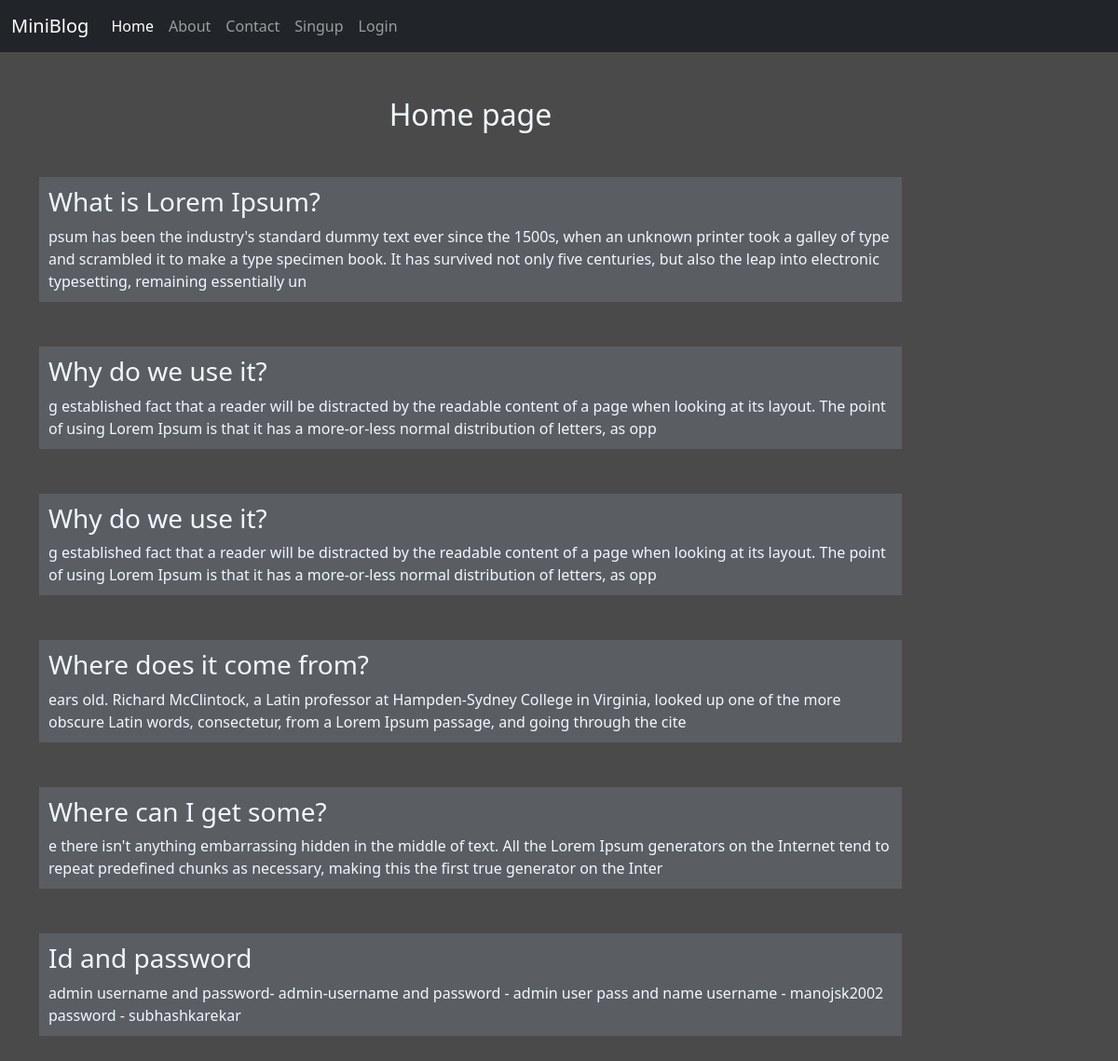
The page / on the database its author committed.
### blog/models.py (models this page shows)
class post(models.Model):
    title = models.CharField( max_length=150)
    desc = models.TextField()

### blog/views.py (the view)
# urls.py: 2. Add a URL to urlpatterns:  path('', views.home, name='home')
def home(request):
    Posts = post.objects.all()
    return render(request, "blog/home.html",{"posts":Posts})

### blog/templates/blog/home.html (shortened to what this page needs)
{% extends 'blog/base.html' %}
{% load static %}
{% block content %}
        <div class="col-sm-10 main ">
            <h2 class="my-5 text-center">Home page</h2>
            {% for post in posts  %}
            <div class="jumbo-container my-5 ">
                <h3 class="container-title">{{post.title}}</h3>
                <div class="container-discription">{{post.desc}}</div>
            </div>
            {% endfor %}
        </div>
{% endblock content %}

### blog/templates/blog/base.html (shortened to what this page needs)
<!DOCTYPE html>
{% load static %}
<html lang="en">
<head>
    <link rel="stylesheet" href="{% static 'blog/CSS/bootstrap.min.css' %}">
    <link rel="stylesheet" href="{% static 'blog/CSS/style.css' %}">
</head>
<body>
        {% include 'blog/navbar.html' %}
        <div class="container">
        <div class="row">
            {% block content %}
            {% endblock content %}
        </div>
    </div>
</body>
</html>

### blog/templates/blog/navbar.html (shortened to what this page needs)
<nav class="navbar navbar-expand-lg navbar-dark bg-dark">
    <div class="container-fluid">
      <a class="navbar-brand" href="#">MiniBlog</a>
      <div class="collapse navbar-collapse" id="navbarNav">
        <ul class="navbar-nav">
          <li class="nav-item">
            <a class="nav-link active" aria-current="page" href="{% url 'home' %}">Home</a>
          </li>
          <li class="nav-item">
            <a class="nav-link" href="{% url 'about' %}">About</a>
          </li>
          <li class="nav-item">
            <a class="nav-link" href="{% url 'contact' %}">Contact</a>
          </li>
        {% if request.user.is_authenticated %}
          <li class="nav-item">
            <a class="nav-link" href="{% url 'dashbord' %}">Dashbord</a>
          </li>
          <li class="nav-item">
            <a class="nav-link" href="{% url 'user_logout' %}">Logout</a>
          </li>
          {% else %}
          <li class="nav-item">
            <a class="nav-link" href="{% url 'signup' %}">Singup</a>
          </li>
          <li class="nav-item">
            <a class="nav-link" href="{% url 'login' %}">Login</a>
          </li>
          {% endif %}
        </ul>
      </div>
    </div>
  </nav>

### blog/static/blog/CSS/style.css (style rules this page uses)
body { background-color: rgb(75, 74, 74); color: aliceblue; }
.jumbo-container { background-color: rgb(90, 94, 99); padding: 10px; }

### rows shown on the page
post: title "What is Lorem Ipsum?", desc "psum has been the industry's standard dummy text ever since the 1500s, when an unknown printer took a galley of type and scrambled it to make a type specimen book. It has survived not only five centuries, but also the leap into electronic typesetting, remaining essentially un"
post: title "Why do we use it?", desc "g established fact that a reader will be distracted by the readable content of a page when looking at its layout. The point of using Lorem Ipsum is that it has a more-or-less normal distribution of letters, as opp"
post: title "Why do we use it?", desc "g established fact that a reader will be distracted by the readable content of a page when looking at its layout. The point of using Lorem Ipsum is that it has a more-or-less normal distribution of letters, as opp"
post: title "Where does it come from?", desc "ears old. Richard McClintock, a Latin professor at Hampden-Sydney College in Virginia, looked up one of the more obscure Latin words, consectetur, from a Lorem Ipsum passage, and going through the cite"
post: title "Where can I get some?", desc "e there isn't anything embarrassing hidden in the middle of text. All the Lorem Ipsum generators on the Internet tend to repeat predefined chunks as necessary, making this the first true generator on the Inter"
post: title "Id and password", desc "admin username and password- admin-username and password - admin user pass and name username - manojsk2002 password - subhashkarekar"
